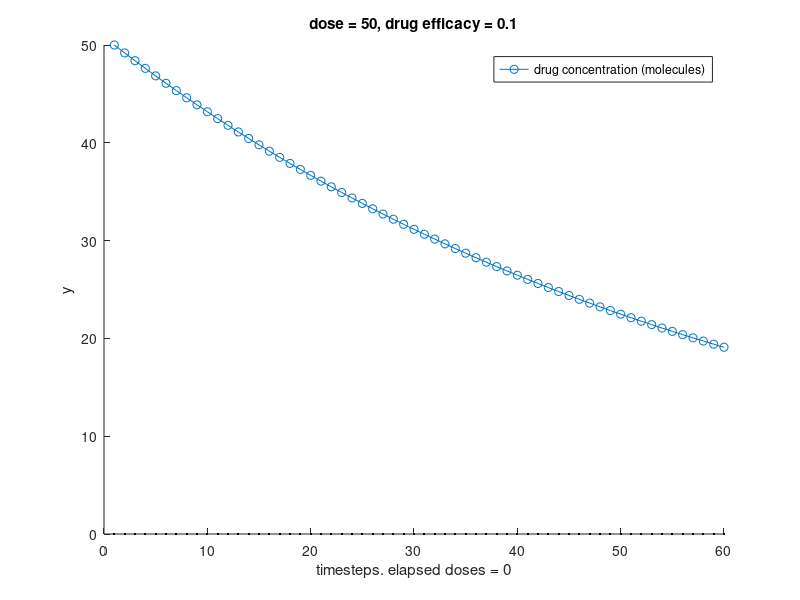
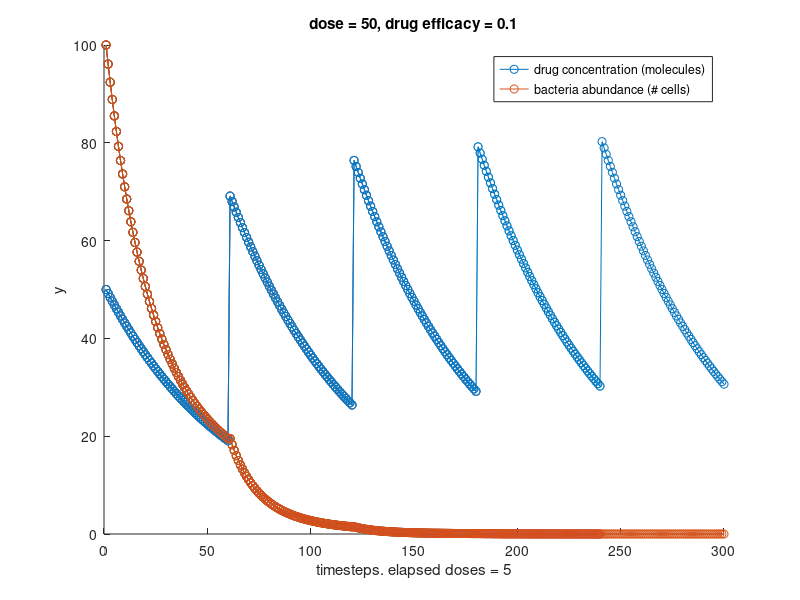
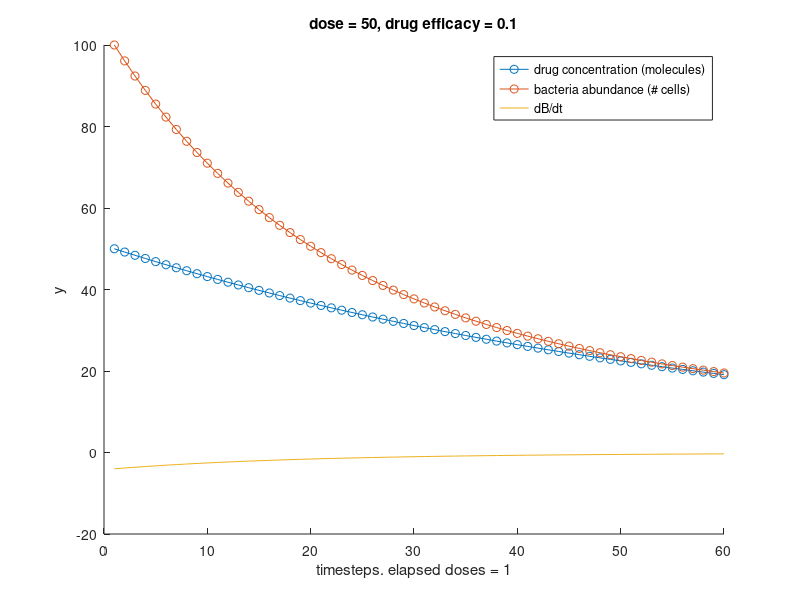

These figures' MATLAB source, in order:
%Group project 1 code
clearvars
close all
clc

format longg %display more decimal points

a = 1/61.3; %elimination half-life = 61.3 min
k = 1/100; %doubling time is 20 min for bacteria if there is unlimited food and space
g = 1/10; %number of bacterial cells killed per unit drug per minute
D1 = 50; %use molecules of amoxicillin - units need to match that of bacteria. assume 50 molecules = 500 mg dose, since 
         %we are scaling [drug] and [bacteria] down to have a workable
         %model
         %assume double that amount, i.e. 100, is toxic
repeateddose = 50;
B1 = 100;
l = 0; %before add in for loop
    tend = 60; %240 minutes = 4 hours, cut 8 hour recommended period between doses in half
    doserange = 1:1:tend; %1 x 480 matrix. Still 1 to 480 regardless of which dose you are on. Only initial conditions change
    %tend2 = 480;

    %simple model works
    %F=@(t,y) [-a*y(1); k*y(2)]; %multiply by y(1) to prevent it from going to zero %F=@(t,y) [(-a*y(1)-1/g*y(2))*y(1)/100; k*(K-y(2))/K*y(2) - g*y(1)];
    
    %make more complicated
    F=@(t1,y1) [-a*y1(1); (k*y1(2) - g*y1(1))*y1(2)/100]; %assume no drug is used up via interaction with bacteria
    % multiply by 100 scaling so results aren't extreme, make it not too directly proportional so changes aren't too big at beginning
    %play around with magnitude of parameters so results don't go crazy or
    %diverge too quickly 
    
    [t1,y1] = ode45(F,doserange,[D1;B1]); %solve the differential equations

    %add derivative of bacterial cell abundance to plot as well to more
    %easily locate the fixed points where dB/dt = 0
    dBdt = zeros(tend,1); %B values are stored in y1(2) 
    for r=1:tend
        dBdt(r) = (k*y1(r,2) - g*y1(r,1))*y1(r,2)/100; %drug concentrations are in y1(:,2) and drug concentrations are in y1(:,1)
    end
    tdBdt = horzcat(t1,dBdt);

    figure, hold on %plot of drug
    plot(t1,y1(:,1),'-o')
    plot(t1,0,'Color','black')
    %plot(t+t*l,y(:,2),'-o') 
    ylabel('y');
    xlabel('time')
    xlabel(['timesteps. elapsed doses = ' num2str(l)]);
    legend('drug concentration (molecules)') %legend('drug concentration (ug/mL)','bacteria abundance (# cells)')
    title(['dose = ' num2str(repeateddose) ', drug efficacy = ' num2str(g)]);
    hold off 

    figure, hold on %plot of bacteria
    %plot(t+t*l,y(:,1),'-o') 
    plot(t1,y1(:,2),'-o') 
    ylabel('y');
    xlabel('time')
    xlabel(['timesteps. elapsed doses = ' num2str(l)]);
    legend('bacteria abundance (# cells)')
    title(['dose = ' num2str(D1) ', drug efficacy = ' num2str(g)]);
    hold off 

    figure, hold on %plot of bacteria and drug together
    plot(t1,y1(:,1),'-o') 
    plot(t1,y1(:,2),'-o')
    plot(t1,dBdt)
    ylabel('y');
    xlabel('time')
    xlabel(['timesteps. elapsed doses = ' num2str(1)]);
    legend('drug concentration (molecules)','bacteria abundance (# cells)','dB/dt')
    title(['dose = ' num2str(D1) ', drug efficacy = ' num2str(g)]);
    hold off 



    %dose 2
    %
    %
    %
    %set initial conditions for next dose
    if y1(length(y1(:,1)),2) < 0 %if population dropped below zero, make zero
        B1 = 0;
    else
        B1 = y1(length(y1(:,1)),2); %else, set final concentration of bacteria as initial concentration for next time period
    end 
    if y1(length(y1(:,1)),1) < 0 %if drug concentration fell below zero
        D1 = 50;
    else 
        D1 = y1(length(y1(:,1)),1) + D1; %where we left off + new dose (D1)
    end
    
    F=@(t2,y2) [-a*y2(1); (k*y2(2) - g*y2(1))*y2(2)/100]; %assume no drug is used up via interaction with bacteria
    % multiply by 100 scaling so results aren't extreme, make it not too directly proportional so changes aren't too big at beginning
    %play around with magnitude of parameters so results don't go crazy or
    %diverge too quickly 
    
    [t2,y2] = ode45(F,doserange,[D1;B1]);

    ttotal = 1:1:(tend*2);
    ytotal = [y1;y2];
   

    dBdt2 = zeros(tend,1); %B values are stored in y1(2) 
    for r=1:tend
        dBdt2(r) = (k*y2(r,2) - g*y2(r,1))*y2(r,2)/100; %drug concentrations are in y1(:,2) and drug concentrations are in y1(:,1)
    end
    tdBdt2 = horzcat(((tend+1):1:tend*2)',dBdt2);

    dBdt_total = [dBdt;dBdt2]; %actually derives don't look good on graph

    figure(2), hold on %plot of bacteria and drug together
    plot(ttotal,ytotal(:,1),'-o') 
    plot(ttotal,ytotal(:,2),'-o') 
    %plot(ttotal,dBdt_total)
    ylabel('y');
    xlabel('time')
    xlabel(['timesteps. elapsed doses = ' num2str(2)]);
    legend('drug concentration (molecules)','bacteria abundance (# cells)')
    title(['dose = ' num2str(repeateddose) ', drug efficacy = ' num2str(g)]);
    hold off





    %dose 3
    %
    %
    %
     %set initial conditions for next dose
    if y2(length(y2(:,1)),2) < 0 %if population dropped below zero, make zero
        B1 = 0;
    else
        B1 = y2(length(y2(:,1)),2); %else, set final concentration of bacteria as initial concentration for next time period
    end 
    if y2(length(y2(:,1)),1) < 0 %if drug concentration fell below zero
        D1 = repeateddose;
    else 
        D1 = y2(length(y2(:,1)),1) + repeateddose; %where we left off + new dose (D1)
    end 
    
    
    F=@(t3,y3) [-a*y3(1); (k*y3(2) - g*y3(1))*y3(2)/100]; %assume no drug is used up via interaction with bacteria
    % multiply by 100 scaling so results aren't extreme, make it not too directly proportional so changes aren't too big at beginning
    %play around with magnitude of parameters so results don't go crazy or
    %diverge too quickly 
    
    [t3,y3] = ode45(F,doserange,[D1;B1]);

    ttotal = 1:1:(3*tend);
    ytotal = [y1;y2;y3];
    
    %find fixed point
    dBdt3 = zeros(tend,1); %B values are stored in y1(2) 
    for r=1:tend
        dBdt3(r) = (k*y3(r,2) - g*y3(r,1))*y3(r,2)/100; %drug concentrations are in y1(:,2) and drug concentrations are in y1(:,1)
    end
    tdBdt3 = horzcat(((tend*2+1):1:(tend*3))',dBdt3);

    figure(2), hold on %plot of bacteria and drug together
    plot(ttotal,ytotal(:,1),'-o') 
    plot(ttotal,ytotal(:,2),'-o') 
    ylabel('y');
    xlabel('time')
    xlabel(['timesteps. elapsed doses = ' num2str(3)]);
    legend('drug concentration (molecules)','bacteria abundance (# cells)')
    title(['dose = ' num2str(repeateddose) ', drug efficacy = ' num2str(g)]);
    hold off
    

    
    %dose 4
    %
    %
    %
    %set initial conditions for next dose
    if y3(length(y3(:,1)),2) < 0 %if population dropped below zero, make zero
        B1 = 0;
    else
        B1 = y3(length(y3(:,1)),2); %else, set final concentration of bacteria as initial concentration for next time period
    end 
    if y3(length(y3(:,1)),1) < 0 %if drug concentration fell below zero
        D1 = repeateddose;
    else 
        D1 = y3(length(y3(:,1)),1) + repeateddose; %where we left off + new dose (D1)
    end 
    
    F=@(t4,y4) [-a*y4(1); (k*y4(2) - g*y4(1))*y4(2)/100]; %assume no drug is used up via interaction with bacteria
    % multiply by 100 scaling so results aren't extreme, make it not too directly proportional so changes aren't too big at beginning
    %play around with magnitude of parameters so results don't go crazy or
    %diverge too quickly 
    
    [t4,y4] = ode45(F,doserange,[D1;B1]);

    ttotal = 1:1:(4*tend);
    ytotal = [y1;y2;y3;y4];
    
    %find fixed point
    dBdt4 = zeros(tend,1); %B values are stored in y1(2) 
    for r=1:tend
        dBdt4(r) = (k*y4(r,2) - g*y4(r,1))*y4(r,2)/100; %drug concentrations are in y1(:,2) and drug concentrations are in y1(:,1)
    end
    tdBdt4 = horzcat(((tend*3+1):1:(tend*4))',dBdt4);

    figure(2), hold on %plot of bacteria and drug together
    plot(ttotal,ytotal(:,1),'-o') 
    plot(ttotal,ytotal(:,2),'-o') 
    ylabel('y');
    xlabel('time')
    xlabel(['timesteps. elapsed doses = ' num2str(4)]);
    legend('drug concentration (molecules)','bacteria abundance (# cells)')
    title(['dose = ' num2str(repeateddose) ', drug efficacy = ' num2str(g)]);
    hold off
    



    %
    %
    %
    %dose 5
    %
    %



    if y4(length(y4(:,1)),2) < 0 %if population dropped below zero, make zero
        B1 = 0;
    else
        B1 = y4(length(y4(:,1)),2); %else, set final concentration of bacteria as initial concentration for next time period
    end 
    if y4(length(y4(:,1)),1) < 0 %if drug concentration fell below zero
        D1 = repeateddose;
    else 
        D1 = y4(length(y4(:,1)),1) + repeateddose; %where we left off + new dose (D1)
    end 
    
    F=@(t5,y5) [-a*y5(1); (k*y5(2) - g*y5(1))*y5(2)/100]; %assume no drug is used up via interaction with bacteria
    % multiply by 100 scaling so results aren't extreme, make it not too directly proportional so changes aren't too big at beginning
    %play around with magnitude of parameters so results don't go crazy or
    %diverge too quickly 
    
    [t5,y5] = ode45(F,doserange,[D1;B1]);

    ttotal = 1:1:(5*tend);
    ytotal = [y1;y2;y3;y4;y5];
    
    %find fixed point
    dBdt5 = zeros(tend,1); %B values are stored in y1(2) 
    for r=1:tend
        dBdt5(r) = (k*y5(r,2) - g*y5(r,1))*y5(r,2)/100; %drug concentrations are in y1(:,2) and drug concentrations are in y1(:,1)
    end
    tdBdt5 = horzcat(((tend*4+1):1:(tend*5))',dBdt5);

    figure(2), hold on %plot of bacteria and drug together
    plot(ttotal,ytotal(:,1),'-o') 
    plot(ttotal,ytotal(:,2),'-o') 
    ylabel('y');
    xlabel('time')
    xlabel(['timesteps. elapsed doses = ' num2str(5)]);
    legend('drug concentration (molecules)','bacteria abundance (# cells)')
    title(['dose = ' num2str(repeateddose) ', drug efficacy = ' num2str(g)]);
    hold off
    
    %observe at what point in time bacterial cell count falls below zero
    M = horzcat(ttotal',ytotal);
